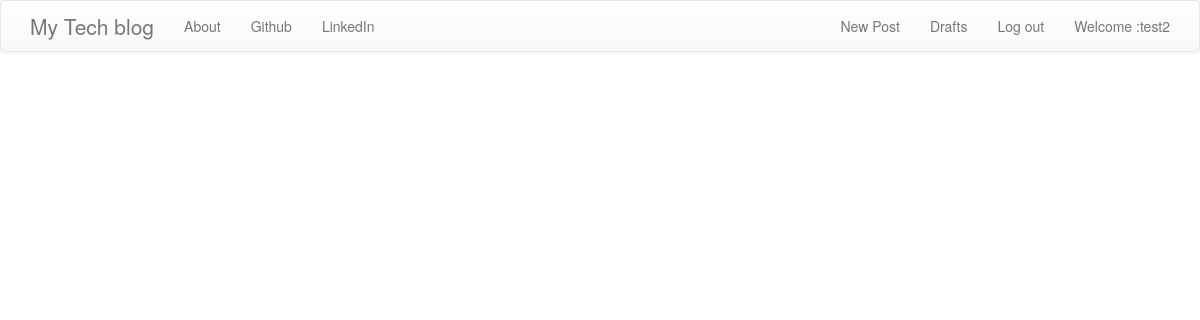
Page /drafts/ (signed in) on the earlier database version.
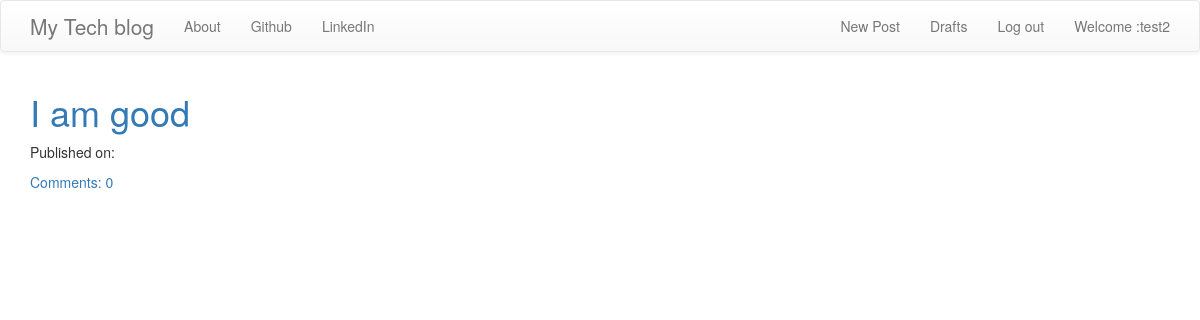
Same page on the later database version.
### blog/models.py (models this page shows, shortened)
class Post(models.Model):
    title = models.CharField(max_length=200)
    text = models.TextField()
    create_date = models.DateTimeField(default=timezone.now)
    publish_date = models.DateTimeField(blank=True,null=True)
    author = models.ForeignKey('auth.User', on_delete=models.CASCADE)
    def approved_comments(self):
        return self.comments.filter(approved_comments=True)

### blog/views.py (the view)
# urls.py: re_path(r'^drafts/$',views.DraftListView.as_view(), name= 'post_draft_list'),
class DraftListView(LoginRequiredMixin,ListView):
    login_url = '/login/'
    redirect_field_name = 'blog/post_draft_list.html'
    model= Post
    def get_queryset(self):
        return Post.objects.filter(publish_date__isnull=True).order_by('create_date')

### blog/templates/blog/post_list.html
{% extends 'blog/base.html' %}
{% block content %}
<div class="centerstage">
    {% for post in post_list %}
        <div class="post">
            <h1><a href="{% url 'post_detail' pk=post.pk %}">{{ post.title }}</a></h1>
            <div class="date">
                <p>Published on: {{ post.publish_date|date:"D-M-Y" }}</p>
            </div>
            <a href="{% url 'post_detail' pk=post.pk %}">Comments: {{ post.approved_comments.count }}</a>
        </div>
    {% endfor %}
</div>
{% endblock %}

### blog/templates/blog/base.html (shortened to what this page needs)
<!Doctype HTML>
{% load static %}
<html>
    <head>
        <link rel="stylesheet" href="https://maxcdn.bootstrapcdn.com/bootstrap/3.3.7/css/bootstrap.min.css">
        <link rel="stylesheet" href="https://maxcdn.bootstrapcdn.com/bootstrap/3.3.7/css/bootstrap-theme.min.css">
        <link rel="stylesheet" href="//cdn.jsdelivr.net/medium-editor/latest/css/medium-editor.min.css" type="text/css" media="screen" charset="utf-8">
        <link rel="stylesheet" href="{% static 'css/blog.css' %}">
    </head>
    <body class='loader'>
        <nav class="navbar navbar-default techfont custom-navbar">
              <div class="container">
                <ul class="nav navbar-nav">
                <li><a class='navbar-brand bigbrand' href="{% url 'post_list' %}">My Tech blog</a></li>
                <li><a href="{% url 'about'%}">About</a></li>
                <li><a href="https://github.com/Arpit7272">Github</a></li>
                <li><a href="https://www.linkedin.com/in/arpit-mishra-6b26a5b0/">LinkedIn</a></li>
                </ul>
                <ul class="nav navbar-nav navbar-right">
                    {% if user.is_authenticated %}
                   <li>
                       <a href="{% url 'post_new' %}">New Post</a>
                    </li>
                   <li>
                    <a href="{% url 'post_draft_list' %}">Drafts</a>
                    </li>
                  <li>
                    <a href="{% url 'logout' %}" >Log out</a>
                  </li>
                    <li>
                        <a>Welcome :{{user.username}} </a>
                    </li>
                    {%else %}
                    <li>
                        <a class='nav navbar-right' href="{% url 'login' %}" >
                            <span class="glyphicon glyphicon-user"></span>
                        </a>
                    </li>
                    {%endif %}
                </ul>
              </div>
        </nav>
        <div class="content container">
            <div class="row">
                <div class="col-md-8">
                  <div class="blog_posts">
                    {% block content %}
                    {% endblock %}
                  </div>
                </div>
            </div>
        </div>
    </body>
</html>

### blog/static/css/blog.css (style rules this page uses)
.centerstage { margin-left: auto; margin-right: auto; }
.bigbrand { font-size: 1.5em; }
.loader { filter:hue-rotate(0deg); color: linear-gradient(45deg,#0f8,#08f); animation:hue 5000ms infinite linear; }

Differences in the rows shown:
added Post: title "I am good", approved_comments.count "0"
